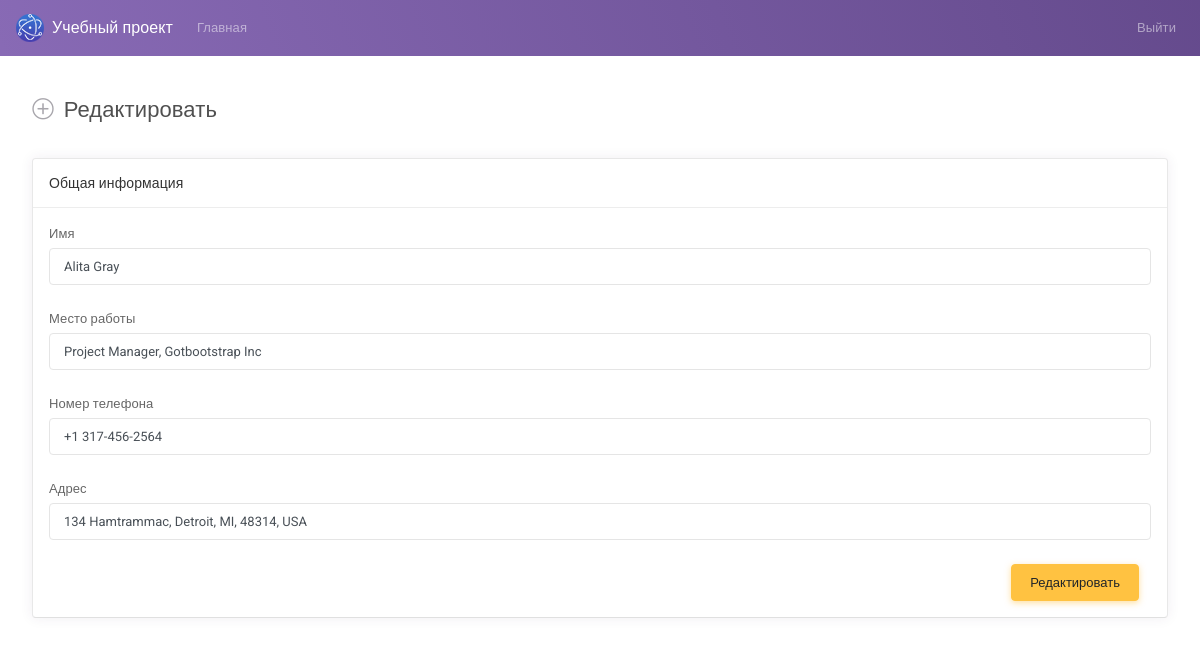
Screenshot of /edit.php?id=90 (signed in) with the database file from the repository.
### tables this page shows
CREATE TABLE `users` (
  `id` int(11) NOT NULL,
  `email` varchar(255) NOT NULL,
  `password` varchar(255) NOT NULL,
  `name` varchar(255) NOT NULL,
  `status` varchar(255) NOT NULL,
  `position` varchar(255) NOT NULL,
  `image_name` varchar(255) NOT NULL,
  `phone` varchar(255) NOT NULL,
  `address` varchar(255) NOT NULL,
  `vk` varchar(255) NOT NULL,
  `telegram` varchar(255) NOT NULL,
  `instagram` varchar(255) NOT NULL,
  `role` varchar(255) NOT NULL DEFAULT 'user'
);

### functions.php (called while the page is built, shortened)
<?php
function is_logged_in() {
  if(isset($_SESSION['user']) and !empty($_SESSION['user'])) {
    return true;
  }
  return false;
}
function get_user_by_id($id) {
  include "connect_db.php";
  $sql = "SELECT * FROM users WHERE id = ?";
  $statement = $pdo->prepare($sql);
  $statement->execute([$id]);
  $user = $statement->fetch(PDO::FETCH_ASSOC);
  return $user;
}

### edit.php (the view, shortened to what this page needs)
<?php
    include "functions.php";
    $user = get_user_by_id($_GET['id']);
;?>
<!DOCTYPE html>
<html lang="en">
<head>
    <link id="vendorsbundle" rel="stylesheet" media="screen, print" href="css/vendors.bundle.css">
    <link id="appbundle" rel="stylesheet" media="screen, print" href="css/app.bundle.css">
    <link id="myskin" rel="stylesheet" media="screen, print" href="css/skins/skin-master.css">
    <link rel="stylesheet" media="screen, print" href="css/fa-solid.css">
    <link rel="stylesheet" media="screen, print" href="css/fa-brands.css">
</head>
<body>
    <nav class="navbar navbar-expand-lg navbar-dark bg-primary bg-primary-gradient">
        <a class="navbar-brand d-flex align-items-center fw-500" href="users.html"><img alt="logo" class="d-inline-block align-top mr-2" src="img/logo.png"> Учебный проект</a>
        <div class="collapse navbar-collapse" id="navbarColor02">
            <ul class="navbar-nav mr-auto">
                <li class="nav-item">
                    <a class="nav-link" href="#">Главная <span class="sr-only">(current)</span></a>
                </li>
            </ul>
            <ul class="navbar-nav ml-auto">
                <?php if( is_logged_in() ) :?>
                    <li class="nav-item">
                        <a class="nav-link" href="login_out.php">Выйти</a>
                    </li>
                <?php endif ;?>
            </ul>
        </div>
    </nav>
    <main id="js-page-content" role="main" class="page-content mt-3">
        <div class="subheader">
            <h1 class="subheader-title">
                <i class='subheader-icon fal fa-plus-circle'></i> Редактировать
            </h1>
        </div>
        <form action="edit_handler.php" method="POST">
            <div class="row">
                <div class="col-xl-6">
                    <div id="panel-1" class="panel">
                        <div class="panel-container">
                            <div class="panel-hdr">
                                <h2>Общая информация</h2>
                            </div>
                            <div class="panel-content">
                                <div class="form-group">
                                    <label class="form-label" for="simpleinput">Имя</label>
                                    <input type="text" name="user_name" id="simpleinput" class="form-control" value="<?= $user['name'] ;?>">
                                </div>
                                <div class="form-group">
                                    <label class="form-label" for="simpleinput">Место работы</label>
                                    <input type="text" name="job" id="simpleinput" class="form-control" value="<?= $user['position'] ;?>">
                                </div>
                                <div class="form-group">
                                    <label class="form-label" for="simpleinput">Номер телефона</label>
                                    <input type="text" name="phone" id="simpleinput" class="form-control" value="<?= $user['phone'] ;?>">
                                </div>
                                <div class="form-group">
                                    <label class="form-label" for="simpleinput">Адрес</label>
                                    <input type="text" name="address" id="simpleinput" class="form-control" value="<?= $user['address'] ;?>">
                                </div>
                                <div class="col-md-12 mt-3 d-flex flex-row-reverse">
                                    <button class="btn btn-warning">Редактировать</button>
                                </div>
                            </div>
                        </div>
                    </div>
                </div>
            </div>
        </form>
    </main>
</body>
</html>

### rows the page displays
users: user_name "Alita Gray", job "Project Manager, Gotbootstrap Inc", phone "+1 317-456-2564", address "134 Hamtrammac, Detroit, MI, 48314, USA"
